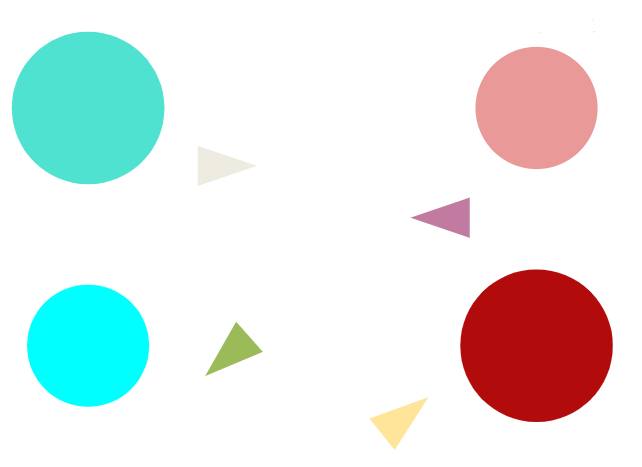
#> input picture circulo.png, 642 x 467 px, found by its file name
$ jupyter execute --allow-errors nac.ipynb   (shell and % lines are left out)
#> lines starting #> are read from the running program, lines starting #| are printed output that depends on the picture; after the words box and inside, x2 and y2 are one past the last pixel; in counts of white or black regions, pixels touching at a corner belong together
[cell 1]
#-------- R1 --------

import cv2
from matplotlib import pyplot as plt
import numpy as np


img_rgb = cv2.imread('/content/circulo.png')
#> img_rgb is the input picture: shape (467, 642, 3); mean B, G, R 231.7, 233.4, 228

img_hsv = cv2.cvtColor(img_rgb, cv2.COLOR_BGR2HSV)
#> img_hsv: shape (467, 642, 3); mean H, S, V 10, 39.4, 247.1
imagem_hsv2 = img_hsv.copy()


image_lower_hsv = np.array([80,150,215])
image_upper_hsv = np.array([90,175,232])

mask_hsv = cv2.inRange(imagem_hsv2, image_lower_hsv, image_upper_hsv)
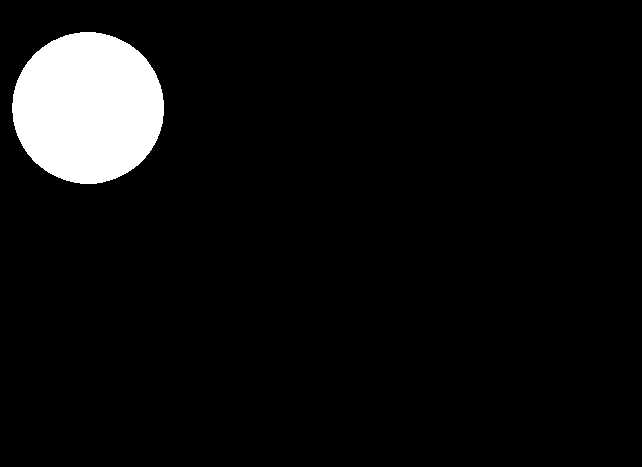
#> mask_hsv: shape (467, 642); 6% white; 1 white region, box (x1, y1, x2, y2) and area: (12, 32, 164, 184) 18074

plt.subplot(1,2,1)
plt.imshow(mask_hsv)
#plt.subplot(1,2,2)
#plt.imshow(mask_hsv, cmap="Greys_r", vmin = 0, vmax=255)
plt.show()

[cell 2]
image_lower_hsv = np.array([0,100,50])
image_upper_hsv = np.array([10,255,255])
imagem_hsv3 = img_hsv.copy()
mask_hsv2 = cv2.inRange(imagem_hsv3, image_lower_hsv, image_upper_hsv)
#> mask_hsv2: shape (467, 642); 6.1% white; 1 white region, box (x1, y1, x2, y2) and area: (460, 270, 613, 422) 18257

plt.subplot(1,2,1)
plt.imshow(mask_hsv2)
#plt.subplot(1,2,2)
#plt.imshow(mask_hsv, cmap="Greys_r", vmin = 0, vmax=255)
plt.show()

[cell 3]
bitwiseOr = cv2.bitwise_or(mask_hsv, mask_hsv2)
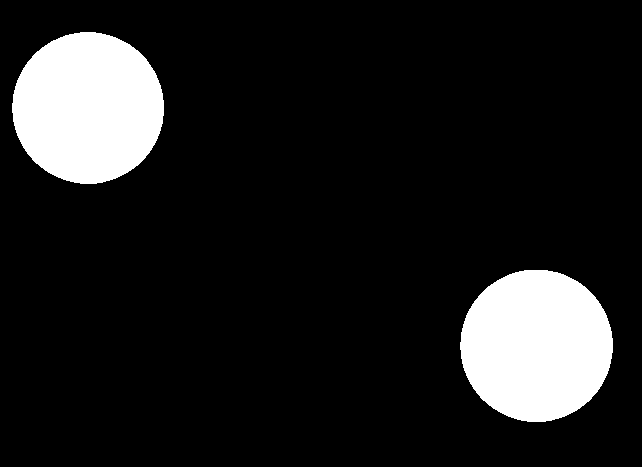
#> bitwiseOr: shape (467, 642); 12.1% white; 2 white regions
plt.subplot(1,2,1)
plt.imshow(bitwiseOr)
#plt.subplot(1,2,2)
#plt.imshow(mask_hsv, cmap="Greys_r", vmin = 0, vmax=255)
plt.show()

[cell 4]
# realizando o contorno da imagem

contornos, _ = cv2.findContours(mask_hsv, cv2.RETR_TREE, cv2.CHAIN_APPROX_SIMPLE)
#> contornos = 1 contour; box (x1, y1, x2, y2) and area: (12, 32, 164, 184) 17859
contornos2, _ = cv2.findContours(mask_hsv2, cv2.RETR_TREE, cv2.CHAIN_APPROX_SIMPLE)
#> contornos2 = 1 contour; box (x1, y1, x2, y2) and area: (460, 270, 613, 422) 18041

[cell 5]
# para desenhar o contorno primeiro faz uma copia da imagem

mask_rgb = cv2.cvtColor(mask_hsv, cv2.COLOR_GRAY2RGB)
mask_rgb2 = cv2.cvtColor(mask_hsv2, cv2.COLOR_GRAY2RGB)
contornos_img = mask_rgb.copy() # Cópia da máscara para ser desenhada "por cima"
contornos_img2 = mask_rgb2.copy()

cv2.drawContours(contornos_img, contornos, -1, [255, 0, 0], 6);
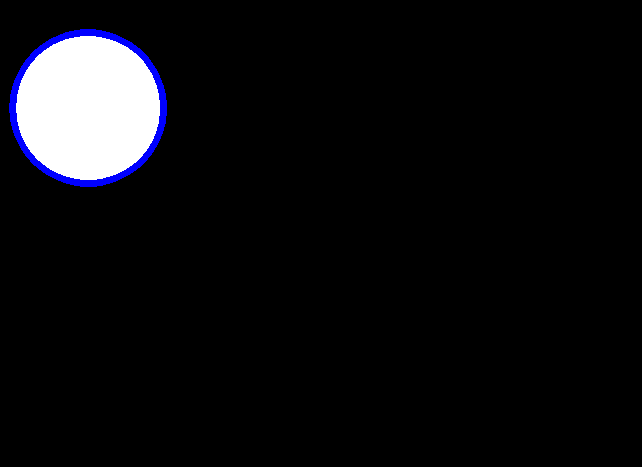
#> contornos_img: shape (467, 642, 3); mean B, G, R 16.5, 13.9, 13.9
cv2.drawContours(contornos_img2, contornos2, -1, [255, 0, 0], 6);
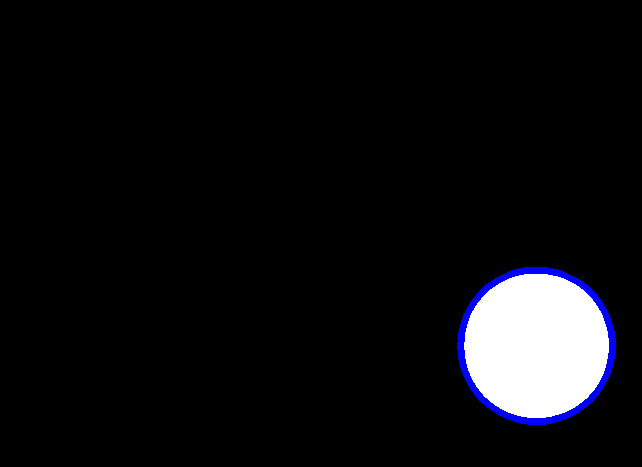
#> contornos_img2: shape (467, 642, 3); mean B, G, R 16.7, 14, 14


plt.figure(figsize=(8,6))
bitwiseOr = cv2.bitwise_or(contornos_img, contornos_img2)
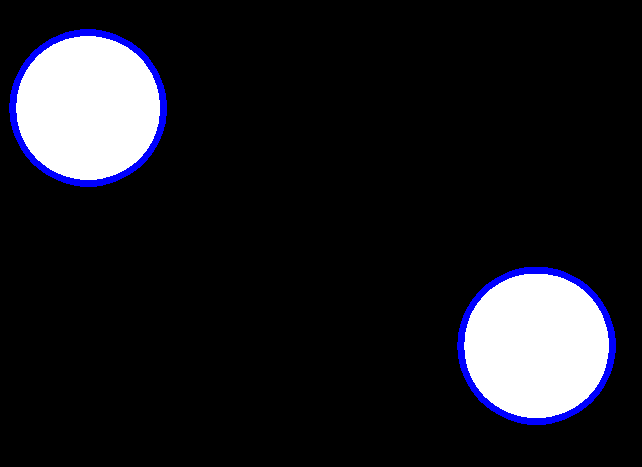
#> bitwiseOr: shape (467, 642, 3); mean B, G, R 33.3, 27.9, 27.9
plt.imshow(bitwiseOr);

[cell 6]
print("Quantidade de contornos encontrado: ", len(contornos + contornos2))
#| Quantidade de contornos encontrado:  2

[cell 7]
# usando o exemplo da documentação https://docs.opencv.org/master/dd/d49/tutorial_py_contour_features.html
# notamos que a função devolve um dicionario.

cnt = contornos[0]
#> cnt = contour of 226 points, box (x1, y1, x2, y2) (12, 32, 164, 184), area 17859

M = cv2.moments(cnt) #2.LINE_AA)
#> M = moments, m00 17859, centre m10/m00, m01/m00 = (87.62, 107.5)
print( M )
#> (printed output is left out)

[cell 8]
# Calculo das coordenadas do centro de massa

cx = int(M['m10']/M['m00'])
#> cx = 87
cy = int(M['m01']/M['m00'])
#> cy = 107

cx2 = int(M['m11']/M['m01'])
#> cx2 = 87
cy2= int(M['m02']/M['m01'])
#> cy2 = 120

print("centro de massa nas posições:", cx, cy, " e ", cx2, cy2)
#| centro de massa nas posições: 87 107  e  87 120

[cell 9]
## para desenhar a cruz vamos passar a cor e o tamanho em pixel
size = 15
color = (128,128,0)


cv2.line(contornos_img,(cx - size,cy),(cx + size,cy),color,5)
cv2.line(contornos_img,(cx,cy - size),(cx, cy + size),color,5)

cv2.line(contornos_img2,(cx2 - size,cy2),(cx2 + size,cy2),color,5)
cv2.line(contornos_img2,(cx2,cy2 - size),(cx2, cy2 + size),color,5)
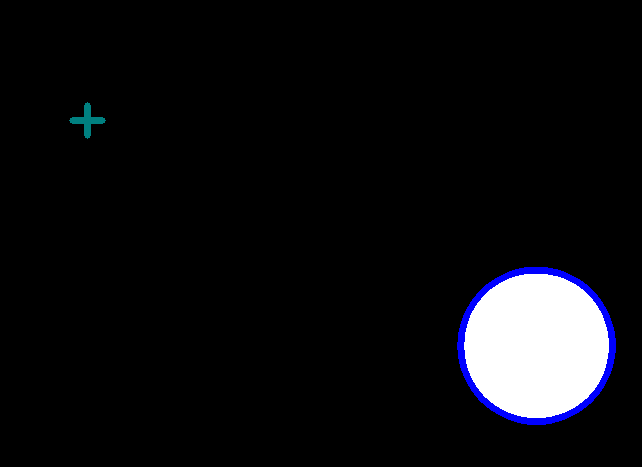
#> contornos_img2: shape (467, 642, 3); mean B, G, R 16.9, 14.2, 14


# Para escrever vamos definir uma fonte

font = cv2.FONT_HERSHEY_SIMPLEX
text = cy , cx
#> text = (107, 87)
origem = (0,50)

text2 = cy2 , cx2
#> text2 = (120, 87)
origem2 = (0,-50)


cv2.putText(contornos_img, str(text), origem, font,1,(200,50,0),2,cv2.LINE_AA)
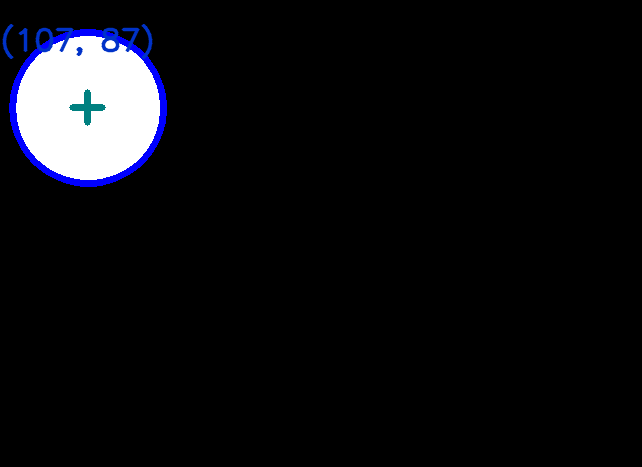
#> contornos_img: shape (467, 642, 3); mean B, G, R 16.7, 13.7, 13.3
cv2.putText(contornos_img2, str(text2), origem2, font,1,(200,50,0),2,cv2.LINE_AA)

plt.imshow(contornos_img + contornos_img2);
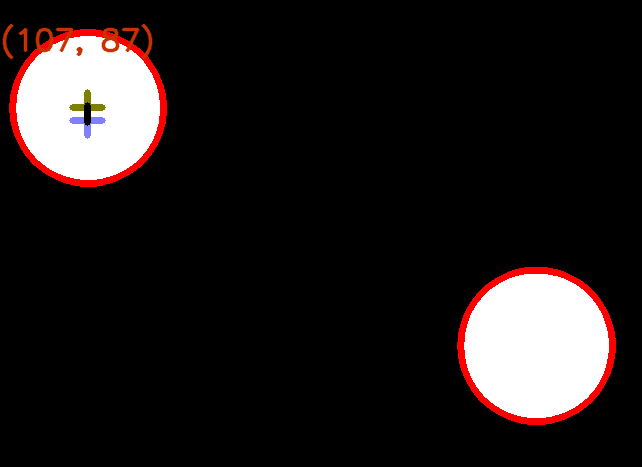
#> shown: shape (467, 642, 3); mean R, G, B 33.3, 27.5, 27.4

[cell 10]
#-------- R2 --------

import cv2
from matplotlib import pyplot as plt
import numpy as np
import math

img = cv2.imread('/content/circulo.png')
img = cv2.cvtColor(img, cv2.COLOR_BGR2RGB)

plt.figure(figsize = (7,7))
plt.imshow(img); plt.show()

[cell 11]
img_gray = cv2.cvtColor(img, cv2.COLOR_BGR2GRAY)
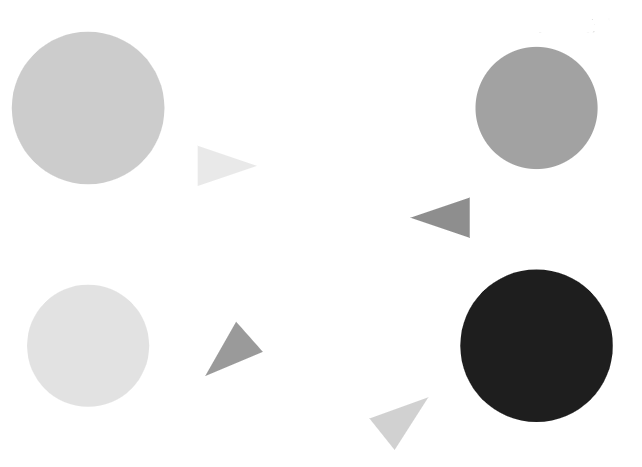
#> img_gray: shape (467, 642); min 30, max 255, mean 232.3
edges = cv2.Canny(img_gray,50,150)
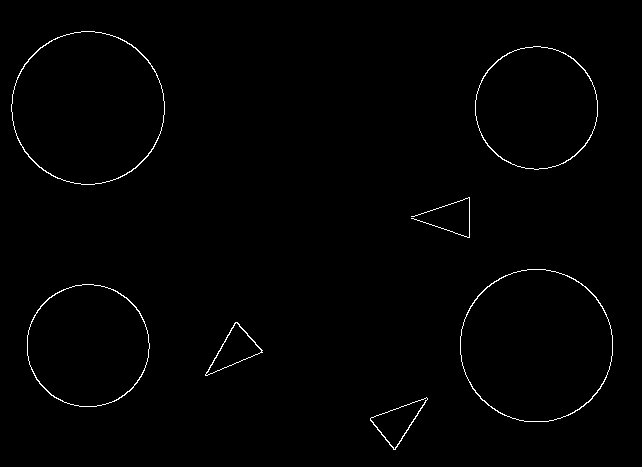
#> edges: shape (467, 642); 0.85% white in thin lines or dots, all inside (x1, y1, x2, y2) = (11, 31, 613, 450)

lines = cv2.HoughLinesP(edges, 1, math.pi/180.0, 100, np.array([]), 180, 5)
#> lines = None

hough_img_rgb = cv2.cvtColor(edges, cv2.COLOR_GRAY2BGR)

#> (the rest of this cell did not finish here and is left out)
